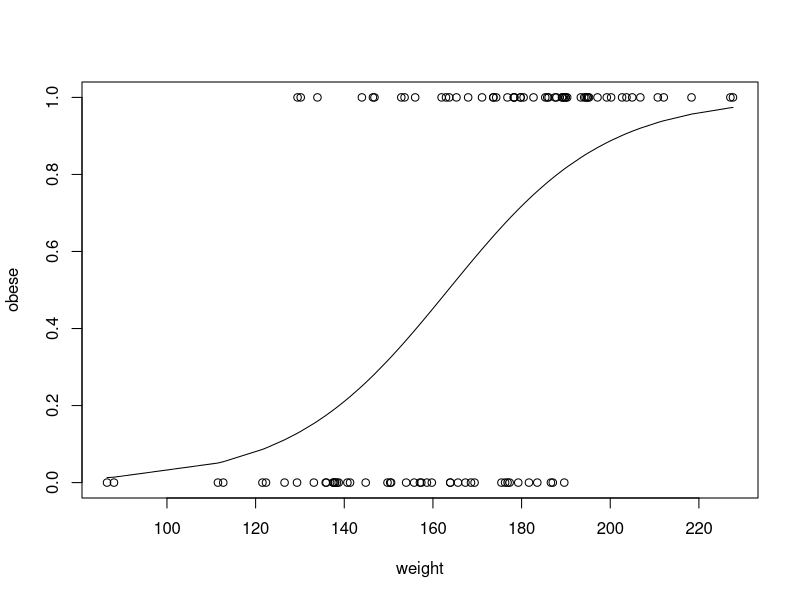
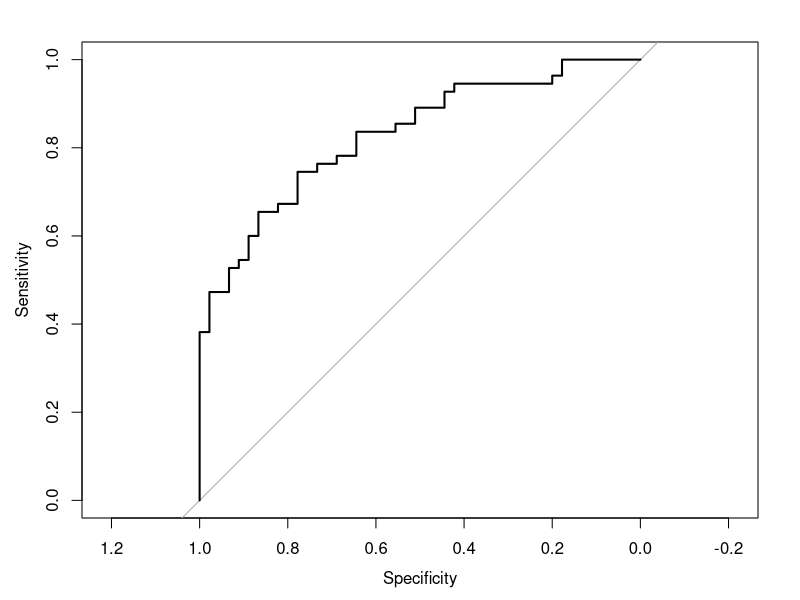
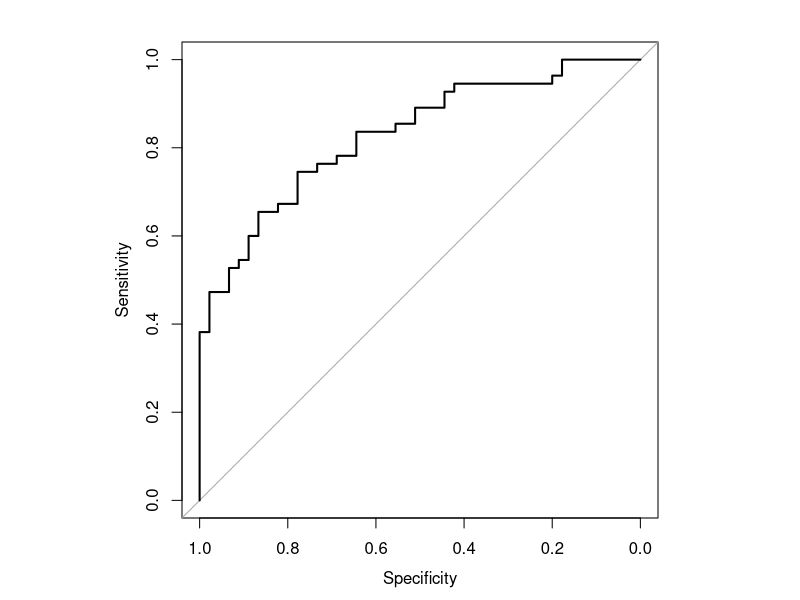
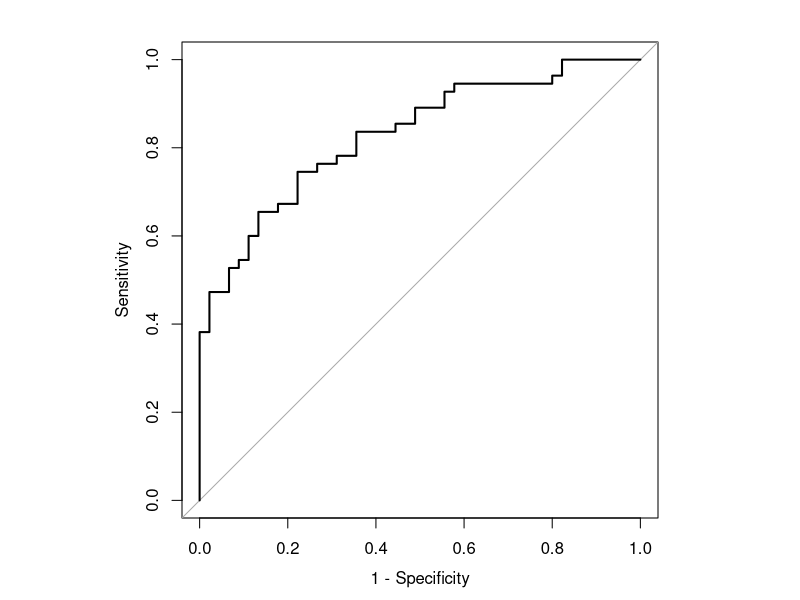
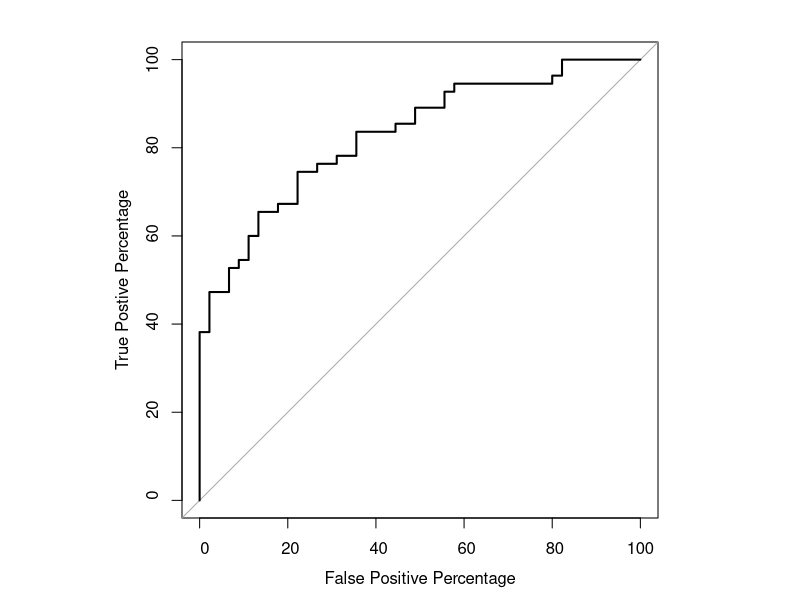
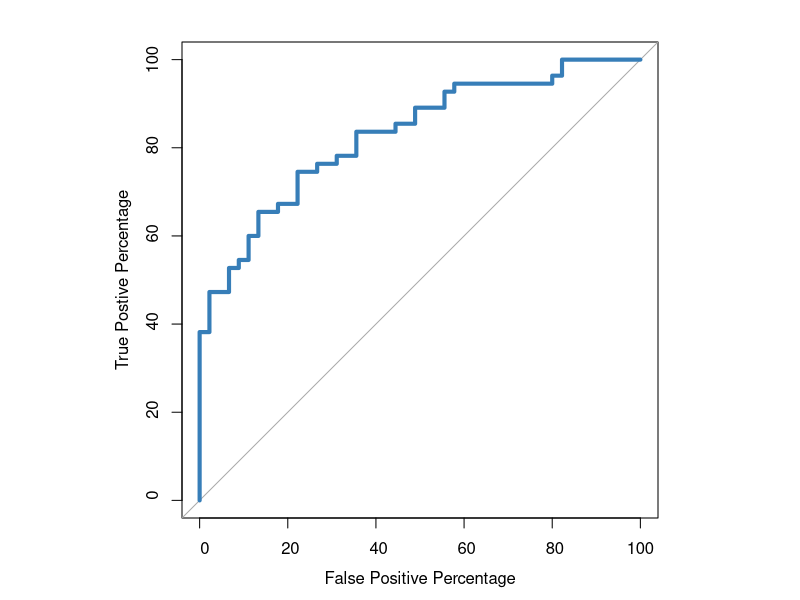
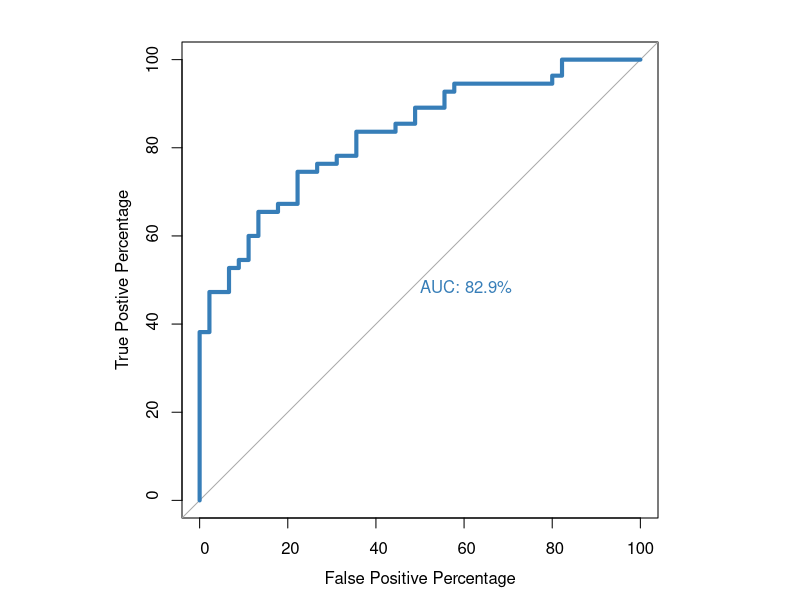
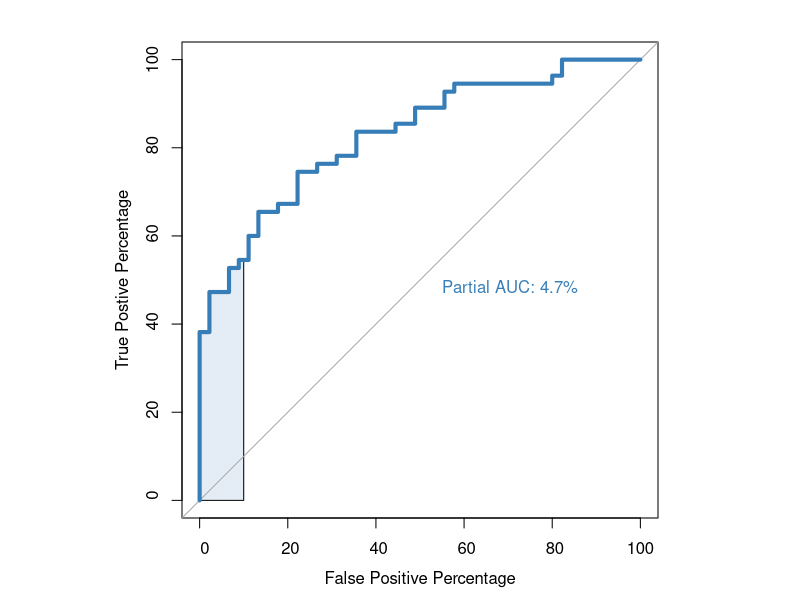

Recreate these plots in R, in order.
# https://statquest.org/2018/12/17/roc-and-auc-in-r/
library(pROC)
library(randomForest)

set.seed(420)
num.samples <- 100
weight <- sort(rnorm(n=num.samples, mean=172, sd=29))
obese <- ifelse(test=(runif(n=num.samples) < (rank(weight)/num.samples)),
                yes=1, no=0)
plot(x=weight, y=obese)
glm.fit=glm(obese ~ weight, family=binomial)
lines(weight, glm.fit$fitted.values)

roc(obese, glm.fit$fitted.values, plot=TRUE)
par(pty = "s")
roc(obese, glm.fit$fitted.values, plot=TRUE)
roc(obese, glm.fit$fitted.values, plot=TRUE, legacy.axes=TRUE)
roc(obese, glm.fit$fitted.values, plot=TRUE, legacy.axes=TRUE, percent=TRUE, xlab="False Positive Percentage", ylab="True Postive Percentage")
roc(obese, glm.fit$fitted.values, plot=TRUE, legacy.axes=TRUE, percent=TRUE, xlab="False Positive Percentage", ylab="True Postive Percentage", col="#377eb8", lwd=4)
roc.info <- roc(obese, glm.fit$fitted.values, legacy.axes=TRUE)
str(roc.info)
roc.df <- data.frame(
    tpp=roc.info$sensitivities*100, ## tpp = true positive percentage
    fpp=(1 - roc.info$specificities)*100, ## fpp = false positive precentage
    thresholds=roc.info$thresholds)

roc.df[roc.df$tpp > 60 & roc.df$tpp < 80,]
roc(obese, glm.fit$fitted.values, plot=TRUE, legacy.axes=TRUE, percent=TRUE, xlab="False Positive Percentage", ylab="True Postive Percentage", col="#377eb8", lwd=4, print.auc=TRUE)
roc(obese, glm.fit$fitted.values, plot=TRUE, legacy.axes=TRUE, percent=TRUE, xlab="False Positive Percentage", ylab="True Postive Percentage", col="#377eb8", lwd=4, print.auc=TRUE, print.auc.x=45, partial.auc=c(100, 90), auc.polygon = TRUE, auc.polygon.col = "#377eb822")


rf.model <- randomForest(factor(obese) ~ weight)
roc(obese, rf.model$votes[,1], plot=TRUE, legacy.axes=TRUE, percent=TRUE, xlab="False Positive Percentage", ylab="True Postive Percentage", col="#4daf4a", lwd=4, print.auc=TRUE)
roc(obese, glm.fit$fitted.values, plot=TRUE, legacy.axes=TRUE, percent=TRUE, xlab="False Positive Percentage", ylab="True Postive Percentage", col="#377eb8", lwd=4, print.auc=TRUE)

plot.roc(obese, rf.model$votes[,1], percent=TRUE, col="#4daf4a", lwd=4, print.auc=TRUE, add=TRUE, print.auc.y=40)
legend("bottomright", legend=c("Logisitic Regression", "Random Forest"), col=c("#377eb8", "#4daf4a"), lwd=4)
par(pty = "m")

